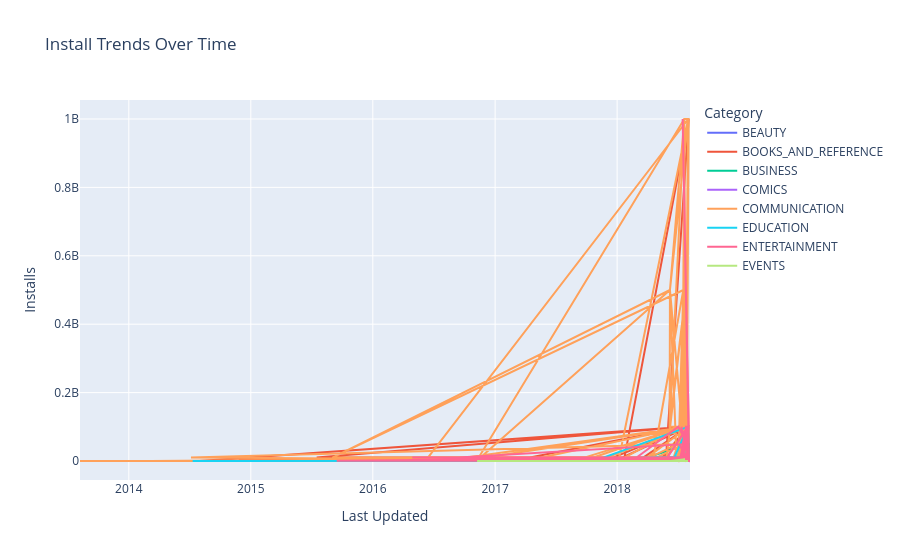

The notebook cell saved with this chart:
### Code cell
task4 = apps[(apps['Reviews']>500) &
             (apps['Category'].str.startswith(('E','C','B'))) &
             (~apps['App'].str.startswith(('X','Y','Z'))) &
             (~apps['App'].str.contains('S'))]

fig4 = px.line(task4,
               x="Last Updated",
               y="Installs",
               color="Category",
               color_discrete_sequence=px.colors.qualitative.Plotly,
               title="Install Trends Over Time")

fig4.write_html("charts/task4.html")
fig4.show()
